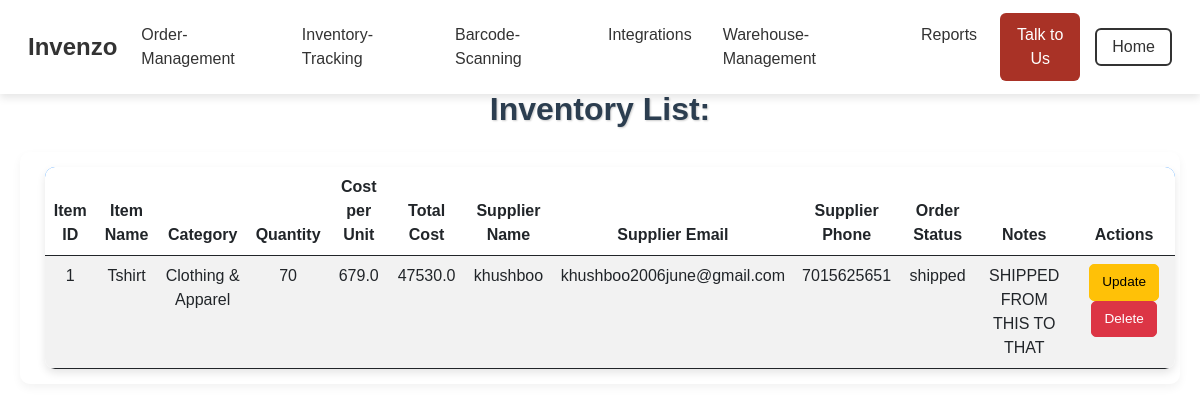
Page /inventory (signed in) on the committed database.
### app.py (models this page shows, shortened)
class InventoryItem(db.Model):
    id = db.Column(db.Integer, primary_key=True, autoincrement=True)
    item_id = db.Column(db.Integer, nullable=False)
    item_name = db.Column(db.String(100), nullable=False)
    item_category = db.Column(db.String(100), nullable=False)
    quantity = db.Column(db.Integer, nullable=False)
    cost_per_unit = db.Column(db.Float, nullable=False)
    total_cost = db.Column(db.Float, nullable=False)
    supplier_name = db.Column(db.String(100), nullable=False)
    supplier_email = db.Column(db.String(100), nullable=False)
    supplier_phone = db.Column(db.String(100), nullable=False)
    order_status = db.Column(db.String(50), nullable=False)
    notes = db.Column(db.Text, nullable=True)
    barcode_number = db.Column(db.String(20), nullable=False)
    user_id = db.Column(db.Integer, db.ForeignKey('user.id'), nullable=False)

### app.py (the view)
@app.route('/inventory')
@login_required
def inventory():
    user_dict = session.get("user")  # Get the dictionary from the session
    if user_dict:
        user = User.query.get(user_dict['id'])  # Fetch the actual User object!!!
        if user: # Check if the user exists in the database
            items = user.inventory_items # Now you can access inventory_items
            return render_template('inventory-tracking.html', items=items)
        else:
            flash("User not found in database.", "danger")
            return redirect(url_for('logout')) # or handle appropriately
    else:
        flash("You must be logged in to view inventory.", "danger")
        return redirect(url_for('login'))

### app.py (called while the page is built)
def login_required(f):
    @wraps(f)
    def decorated_function(*args, **kwargs):
        if "user" not in session:  # If no user is logged in
            flash("Please log in to access this page.", "warning")
            return redirect(url_for('login'))  # Redirect to login page
        return f(*args, **kwargs)
    return decorated_function

### templates/inventory-tracking.html (shortened to what this page needs)
<!DOCTYPE html>
<html lang="en">
<head>
    <link href="https://cdn.jsdelivr.net/npm/bootstrap@5.3.0/dist/css/bootstrap.min.css" rel="stylesheet">
    <link rel="stylesheet" href="{{ url_for('static', filename='css/styles.css') }}">
    <link rel="stylesheet" href="{{ url_for('static', filename='css/inventory_management.css') }}">
</head>
<body>
    <nav class="navbar navbar-expand-lg navbar-light bg-white">
        <div class="container-fluid">
            <a class="navbar-brand d-flex align-items-center" href="{{ url_for('home') }}">
                <strong class="brand-name">Invenzo</strong>
            </a>
            <div class="collapse navbar-collapse justify-content-end" id="navbarNav">
                <ul class="navbar-nav">
                    <li class="nav-item"><a class="nav-link" href="{{ url_for('order_management') }}">Order-Management</a></li>
                    <li class="nav-item"><a class="nav-link" href="{{ url_for('inventory') }}">Inventory-Tracking</a></li>
                    <li class="nav-item"><a class="nav-link" href="{{ url_for('barcodes') }}">Barcode-Scanning</a></li>
                    <li class="nav-item"><a class="nav-link" href="{{ url_for('integrations2') }}">Integrations</a></li>
                    <li class="nav-item"><a class="nav-link" href="{{ url_for('warehouse_management') }}">Warehouse-Management</a></li>
                    <li class="nav-item"><a class="nav-link" href="{{ url_for('reports') }}">Reports</a></li>
                    <li class="nav-item"><a class="nav-link btn btn-primary text-white" href="{{ url_for('team') }}">Talk to Us</a></li>
                </ul>
            </div>
            <div class="collapse navbar-collapse justify-content-end">
                <a href="{{ url_for('home') }}" class="btn btn-outline-dark">Home</a>
            </div>
        </div>
    </nav>
 <section class="topic-page text-center">
    <div class="container">
        <h2 class="mb-4">Inventory List:</h2>
        <div class="table-container">
            <table class="table table-hover table-striped">
                <thead>
                    <tr>
                        <th>Item ID</th>
                        <th>Item Name</th>
                        <th>Category</th>
                        <th>Quantity</th>
                        <th>Cost per Unit</th>
                        <th>Total Cost</th>
                        <th>Supplier Name</th>
                        <th>Supplier Email</th>
                        <th>Supplier Phone</th>
                        <th>Order Status</th>
                        <th>Notes</th>
                        <th>Actions</th>
                    </tr>
                </thead>
                <tbody>
                    {% for item in items %}
                    <tr>
                        <td>{{ item.item_id }}</td>
                        <td>{{ item.item_name }}</td>
                        <td>{{ item.item_category }}</td>
                        <td>{{ item.quantity }}</td>
                        <td>{{ item.cost_per_unit }}</td>
                        <td>{{ item.total_cost }}</td>
                        <td>{{ item.supplier_name }}</td>
                        <td>{{ item.supplier_email }}</td>
                        <td>{{ item.supplier_phone }}</td>
                        <td>{{ item.order_status }}</td>
                        <td>{{ item.notes }}</td>
                        <td>
                            <a href="{{ url_for('update_item', id=item.id) }}" class="btn btn-warning btn-sm">Update</a>
                            <a href="{{ url_for('delete_item', id=item.id) }}" class="btn btn-danger btn-sm" onclick="return confirm('Are you sure you want to delete this item?')">Delete</a>
                        </td>
                    </tr>
                    {% endfor %}
                </tbody>
            </table>
        </div>
    </div>
</section>
</body>
</html>

### static/css/styles.css (style rules this page uses)
.navbar { padding: 0.8rem 1rem; font-family: 'Poppins', sans-serif; position: fixed; top: 0; left: 0; right: 0; z-index: 9999; background-color: #ffffff; box-shadow: 0 4px 8px rgba(0, 0, 0, 0.1); }
body { padding-top: 80px; }
.navbar-brand .brand-name { font-size: 24px; font-weight: 600; color: #333; }
.navbar-nav { font-size: 16px; }
.nav-item .nav-link { color: #333; margin-right: 15px; padding: 10px 0; transition: color 0.3s ease; }
.navbar-nav .nav-item:last-child { margin-right: 0; }
.btn-outline-dark { border: 2px solid #333; color: #333; padding: 5px 15px; transition: background-color 0.3s ease, color 0.3s ease; }
.brand-name { font-size: 24px; font-weight: bold; font-family: 'Poppins', sans-serif; color: #2C3E50; }
.btn-primary { background-color: #A93226; border: none; }

### static/css/inventory_management.css (style rules this page uses)
body { margin-top:60px; padding:0; }
.container { max-width: 100%; width: 100%; min-height: calc(100vh - 60px); }
h2 { color: #2c3e50; font-weight: bold; text-shadow: 1px 1px 2px rgba(0, 0, 0, 0.2); margin-top: 10px; margin-bottom: 20px; text-align: center; }
.table { width: 100%; margin-bottom: 0; border-collapse: separate; border-spacing: 0; border: none; box-shadow: 0 4px 8px rgba(0, 0, 0, 0.1); border-radius: 8px; overflow: hidden; margin-left: 10px; }
.btn-warning, .btn-danger { margin: 0 5px; }

### templates/inventory-tracking.html (style rules this page uses)
body { background: linear-gradient(to right, #f8f9fa, #e9ecef); font-family: 'Poppins', sans-serif; }
.container { margin-top: 30px; background: white; border-radius: 10px; box-shadow: 0px 4px 15px rgba(0, 0, 0, 0.1); padding: 20px; }
.table-container { overflow-x: auto; border-radius: 10px; box-shadow: 0px 4px 10px rgba(0, 0, 0, 0.05); padding: 15px; background: white; }
.table { border-collapse: collapse; border-radius: 10px; overflow: hidden; }
.table thead { background: #007bff; color: white; }
.btn-sm { font-size: 0.85rem; padding: 7px 12px; border-radius: 5px; }

### rows in the picture
InventoryItem: item_id "1", item_name "Tshirt", item_category "Clothing & Apparel", quantity "70", cost_per_unit "679.0", total_cost "47530.0", supplier_name "khushboo", supplier_email "khushboo2006june@gmail.com", supplier_phone "7015625651", order_status "shipped", notes "SHIPPED FROM THIS TO THAT"
